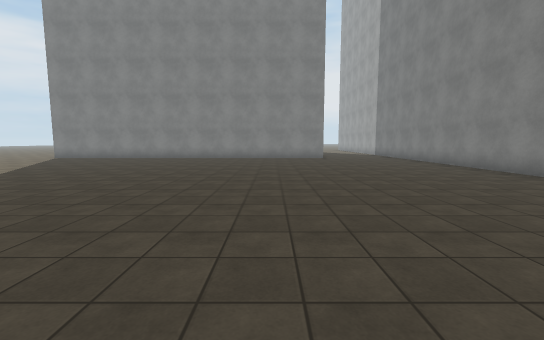
[1] (above)

24 first-person views from a walk through a scene from a Unity 3-D project. The camera is 1.5 m above the floor, tilts 6° down and sees 90° across. The floor is counted in squares, 1.8 m on a side. Each view is taken from the middle of a square. On the plan, view 1 faces up. The plan holds only what a view shows up to about 10 squares ahead; the rest is blank. The place goes on beyond the plan. The player is left out. Surface patterns are stand-ins for the level's own textures.

[2]
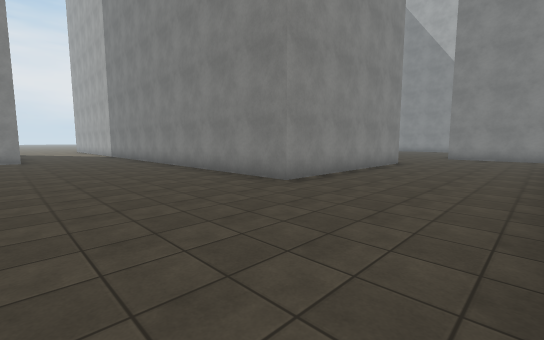

[3]
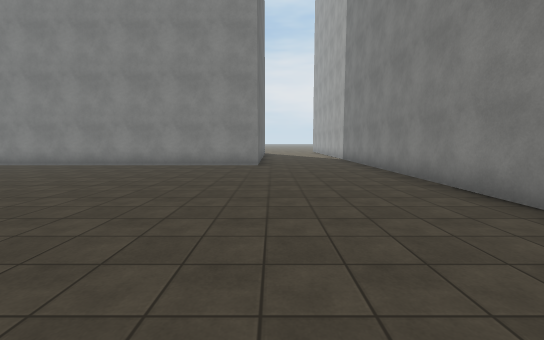

[4]
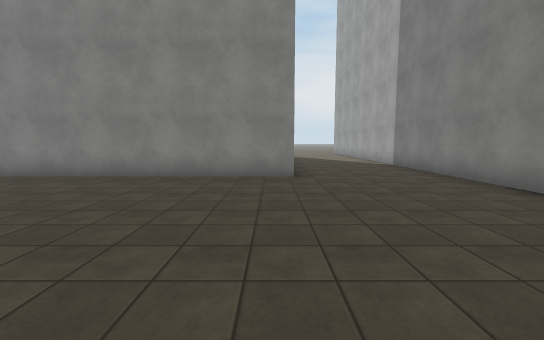

[5]
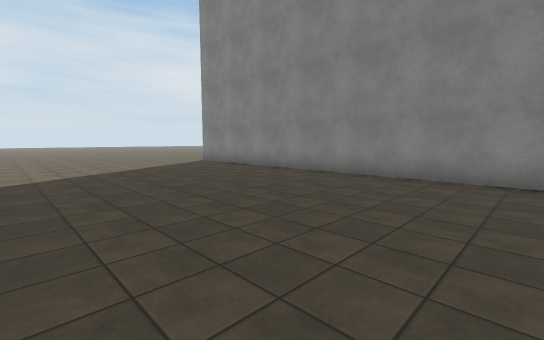

[6]
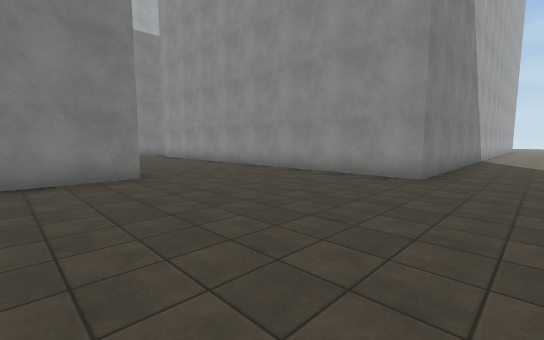

[7]
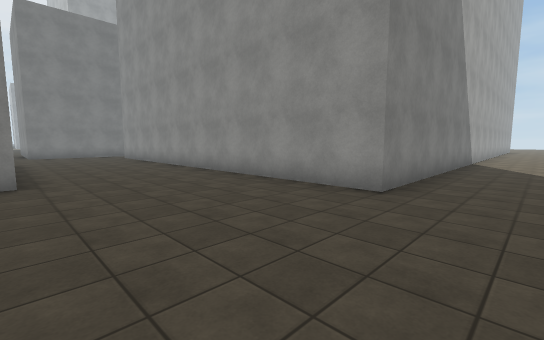

[8]
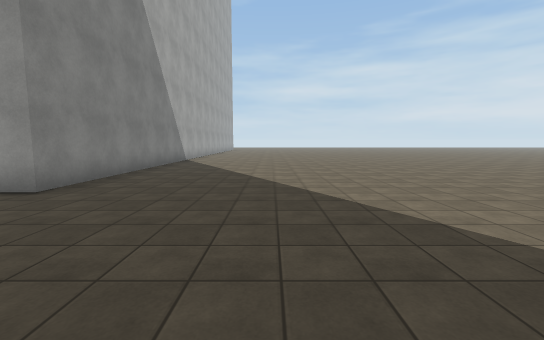

[9]
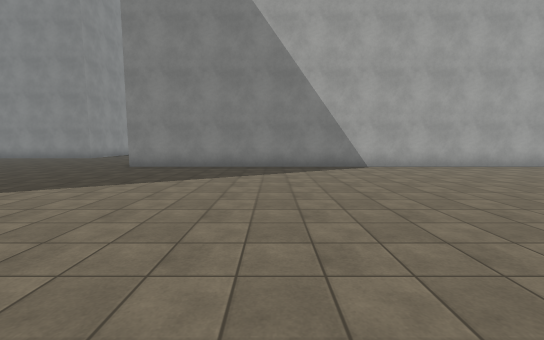

[10]
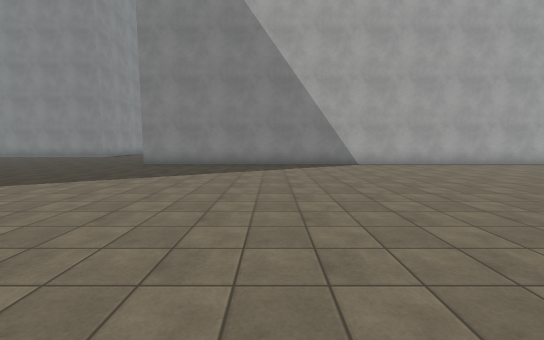

[11]
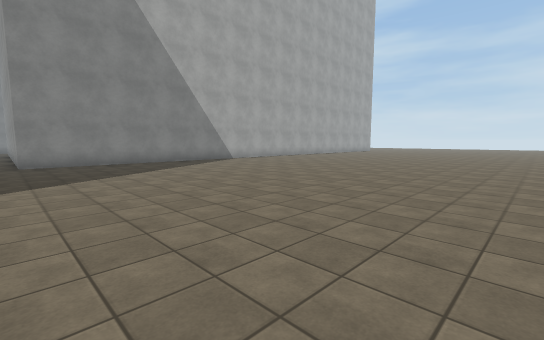

[12]
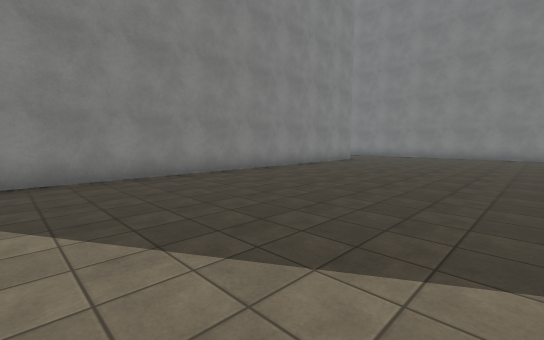

[13]
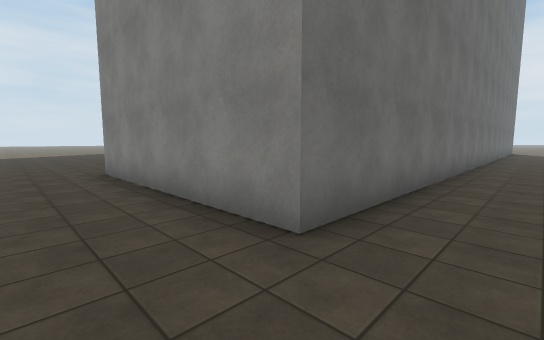

[14]
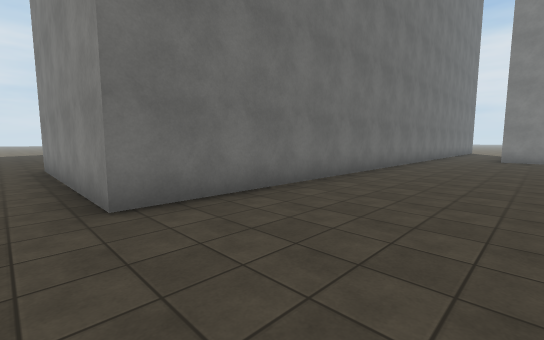

[15]
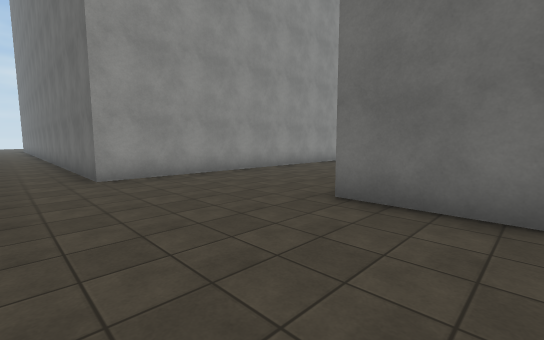

[16]
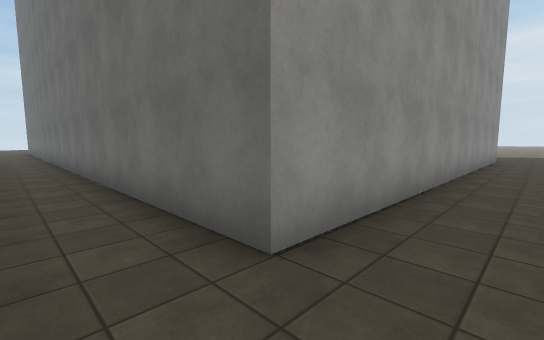

[17]
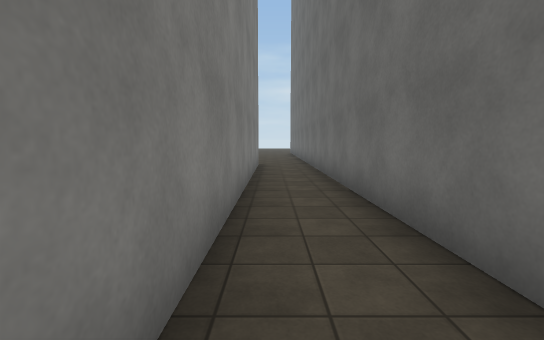

[18]
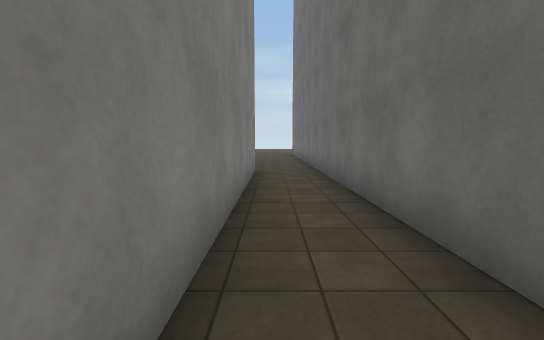

[19]
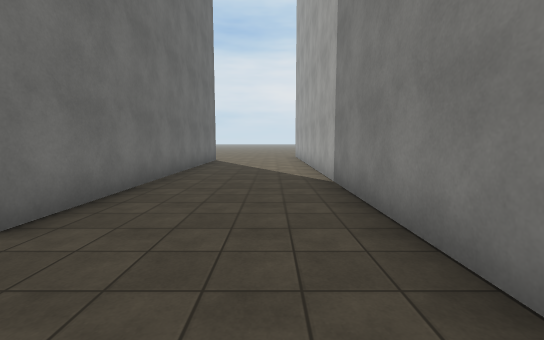

[20]
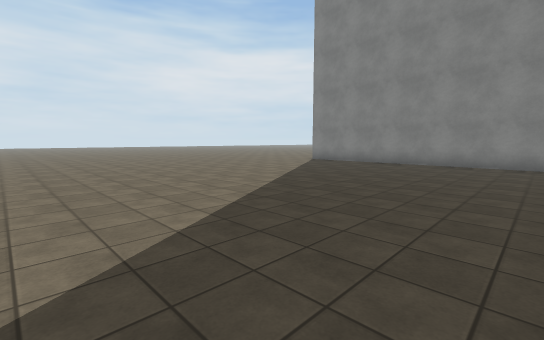

[21]
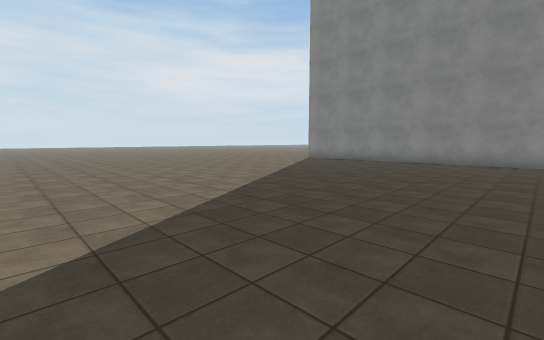

[22]
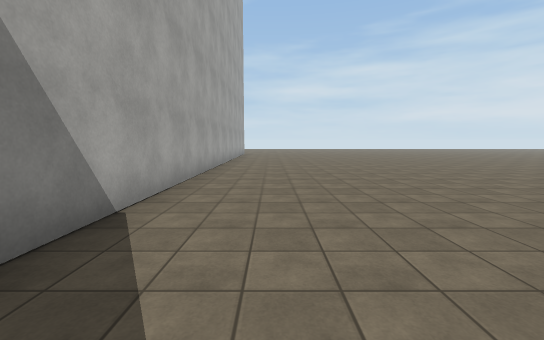

[23]
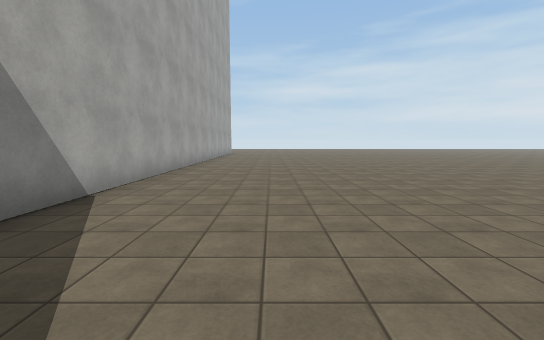

[24]
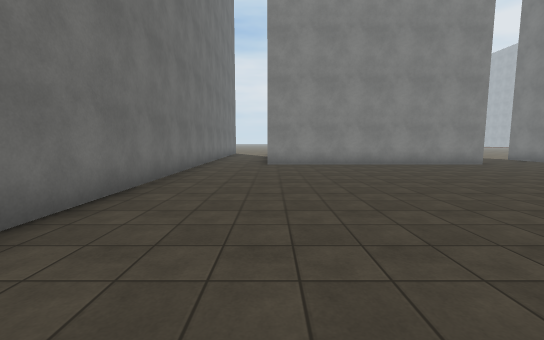

### Floor plan
Points are (right, up) in squares from view 1. A wall is a line through its corners. A room is listed if a view was taken in it or the views show most of it. See-through windows are left out.
Room 1 (views 1, 2, 3, 4, 5, 6, 7, 8, 9, 10, 11, 12, 13, 14, 16, 17, 18, 19, 20, 21, 22, 23)
walls: (12.5, 3.8) (6.3, 3.8) (6.3, 17.5); (1.8, -11.5) (1.8, -0.4) (14.7, -0.4) (14.7, -11.5); (2.5, 17.5) (2.5, 13.4) (-9.1, 13.4); (16.5, -11.4) (16.5, -3.4)
ways out: opening at (14.5, 4) to room 2
Room 2 (views 15, 24)
walls: (22.6, 16.7) (14.9, 16.7); (12.5, 17.1) (12.5, 3.8)
ways out: opening at (14.5, 4) to room 1

Positions as (right, up) in squares from view 1, and headings:
1: (0, 0), facing up
2: (2, 0), facing up-right
3: (3, 4), facing up
4: (2, 7), facing up
5: (0, 7), facing up-left
6: (0, 6), facing down-right
7: (0, 4), facing down-right
8: (-2, 4), facing down
9: (-7, -5), facing right
10: (-8, -5), facing right
11: (-9, 0), facing down-right
12: (-9, 7), facing up-right
13: (14, 2), facing up-left
14: (16, 3), facing up-left
15: (16, 6), facing down-left
16: (16, 1), facing down-left
17: (16, -3), facing down
18: (16, -5), facing down
19: (5, 11), facing up
20: (-3, 3), facing up-left
21: (-2, 2), facing up-left
22: (0, -5), facing down
23: (-1, -4), facing down
24: (15, 7), facing up
